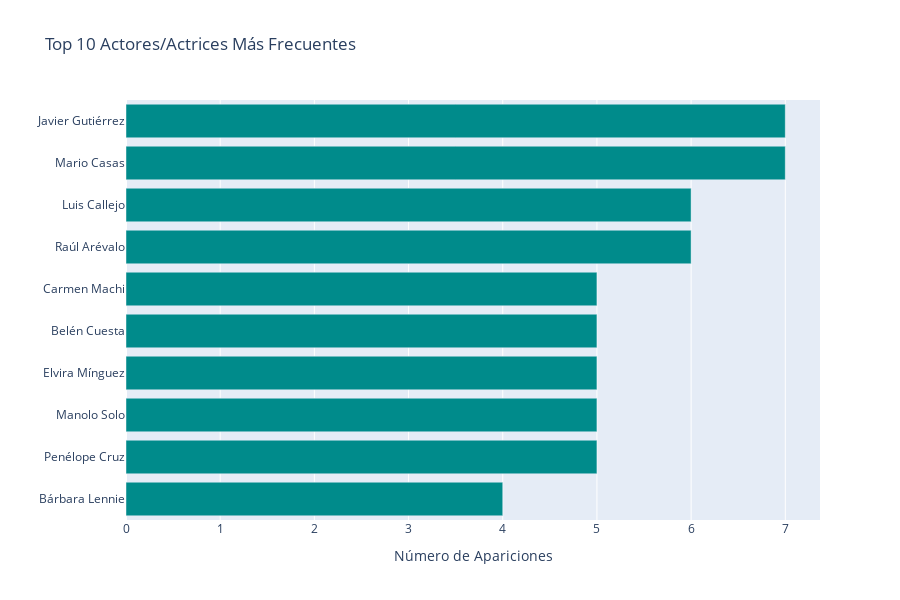

Notebook source saved alongside this figure:
### Code cell
df_actores = df_actores.sort_values(by="apariciones", ascending=True)

# Crear gráfico
fig = go.Figure()

fig.add_trace(go.Bar(
    x=df_actores["apariciones"],
    y=df_actores["actor"],
    orientation='h',
    marker_color='darkcyan',
    hovertemplate="<b>%{y}</b><br>Apariciones: %{x}<extra></extra>"
))

fig.update_layout(
    title="Top 10 Actores/Actrices Más Frecuentes",
    xaxis_title="Número de Apariciones",
    yaxis_title="",
    height=600
)

fig.show()

### Figure 1 — Plotly figure (JSON) as saved in the notebook; plotly's stock layout.template omitted (floating-point values rounded to 4 significant figures)
{"data": [{"hovertemplate": "<b>%{y}</b><br>Apariciones: %{x}<extra></extra>", "marker": {"color": "darkcyan"}, "orientation": "h", "type": "bar", "x": [4, 5, 5, 5, 5, 5, 6, 6, 7, 7], "y": ["Bárbara Lennie", "Penélope Cruz", "Manolo Solo", "Elvira Mínguez", "Belén Cuesta", "Carmen Machi", "Raúl Arévalo", "Luis Callejo", "Mario Casas", "Javier Gutiérrez"]}], "layout": {"height": 600, "title": {"text": "Top 10 Actores/Actrices Más Frecuentes"}, "xaxis": {"title": {"text": "Número de Apariciones"}}, "yaxis": {"title": {"text": ""}}}}
